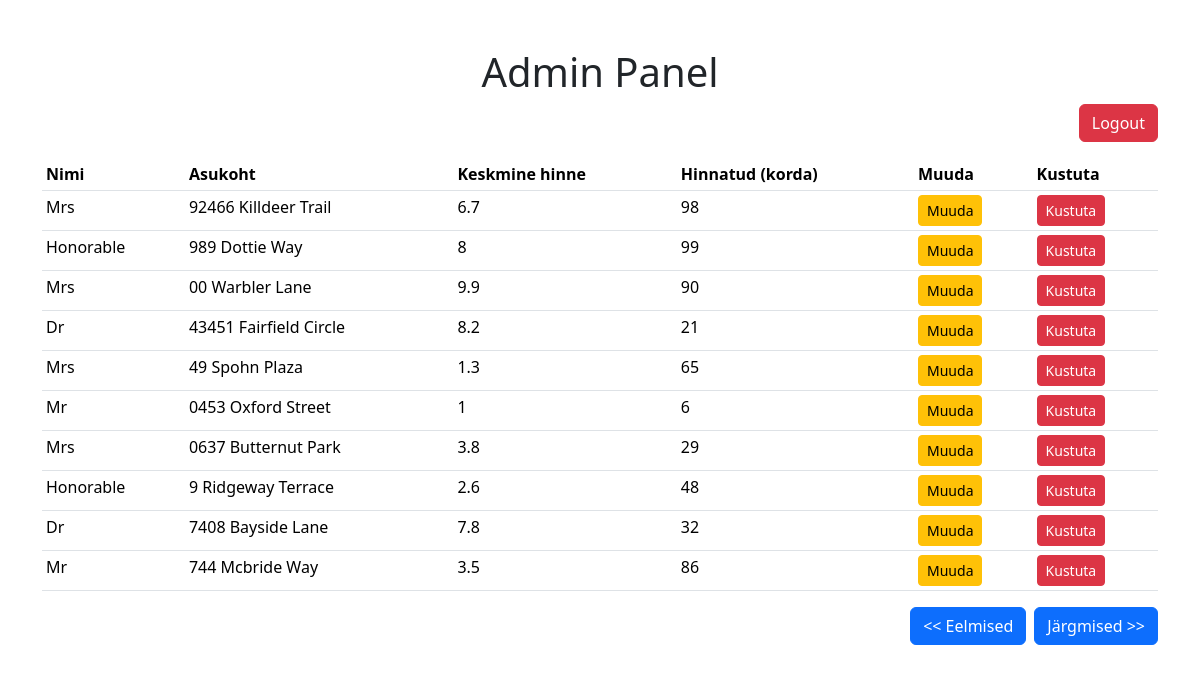
Screenshot of /admin.php?next=30 (signed in) with the database file from the repository.
### tables this page shows
CREATE TABLE `toidukohad` (
  `id` int(6) NOT NULL,
  `nimi` varchar(255) NOT NULL,
  `asukoht` varchar(255) NOT NULL,
  `keskmine_hinne` double NOT NULL,
  `hinnatud` int(6) NOT NULL
);

### admin.php (the view, shortened to what this page needs)
<?php
include('config.php');
$limit = 10;
$start = isset($_GET['next']) ? intval($_GET['next']) : 0;
$prev = max(0, $start - $limit);
if (!empty($_GET["s"])) {
    $search = sanitize($_GET["s"]);
    $query = "SELECT * FROM toidukohad WHERE nimi LIKE '%$search%' LIMIT $start, $limit";
    $count_query = "SELECT COUNT(*) as total FROM toidukohad WHERE nimi LIKE '%$search%'";
} else {
    $query = "SELECT * FROM toidukohad LIMIT $start, $limit";
    $count_query = "SELECT COUNT(*) as total FROM toidukohad";
}
$total_query = mysqli_query($yhendus, $count_query);
$total_records = mysqli_fetch_assoc($total_query)['total'];
$next = $start + $limit;
?>
<!DOCTYPE html>
<html lang="et">
<head>
    <link href="https://cdn.jsdelivr.net/npm/bootstrap@5.3.3/dist/css/bootstrap.min.css" rel="stylesheet">
</head>
<body>
    <div class="container mt-5">
        <h1 class="text-center">Admin Panel</h1>
        <div class="row justify-content-end mb-3">
            <div class="col-auto">
                <a href="logout.php" class="btn btn-danger">Logout</a>
            </div>
        </div>
        <table class="table table-sm">
            <thead>
                <tr>
                    <th>Nimi</th>
                    <th>Asukoht</th>
                    <th>Keskmine hinne</th>
                    <th>Hinnatud (korda)</th>
                    <th>Muuda</th>
                    <th>Kustuta</th>
                </tr>
            </thead>
            <tbody>
            <?php
            $result = mysqli_query($yhendus, $query);
            while ($row = mysqli_fetch_assoc($result)) {
                echo "<tr>";
                echo "<td>" . htmlspecialchars($row['nimi']) . "</td>";
                echo "<td>" . htmlspecialchars($row['asukoht']) . "</td>";
                echo "<td>" . htmlspecialchars($row['keskmine_hinne']) . "</td>";
                echo "<td>" . htmlspecialchars($row['hinnatud']) . "</td>";
                echo "<td><a href=\"muuda.php?id=" . htmlspecialchars($row['id']) . "\" class=\"btn btn-warning btn-sm\">Muuda</a></td>";
                echo "<td><a href=\"?action=delete&id=" . htmlspecialchars($row['id']) . "\" class=\"btn btn-danger btn-sm\" onclick=\"return confirm('Kas oled kindel, et soovid kustutada?')\">Kustuta</a></td>";
                echo "</tr>";
            }
            ?>
            </tbody>
        </table>
        <div class="d-flex justify-content-end">
            <a href="?prev=<?php echo $prev; ?>" class="btn btn-primary <?php if ($start == 0) echo 'disabled'; ?>" role="button" aria-disabled="<?php if ($start == 0) echo 'true'; ?>">&lt;&lt; Eelmised</a>
            <a href="?next=<?php echo $next; ?>" class="btn btn-primary ms-2 <?php if ($start >= $total_records - $limit) echo 'disabled'; ?>" role="button" aria-disabled="<?php if ($start >= $total_records - $limit) echo 'true'; ?>">Järgmised &gt;&gt;</a>
        </div>
    </div>
</body>
</html>

### rows the page displays
toidukohad: nimi "Mrs", asukoht "92466 Killdeer Trail", keskmine_hinne "6.7", hinnatud "98"
toidukohad: nimi "Honorable", asukoht "989 Dottie Way", keskmine_hinne "8", hinnatud "99"
toidukohad: nimi "Mrs", asukoht "00 Warbler Lane", keskmine_hinne "9.9", hinnatud "90"
toidukohad: nimi "Dr", asukoht "43451 Fairfield Circle", keskmine_hinne "8.2", hinnatud "21"
toidukohad: nimi "Mrs", asukoht "49 Spohn Plaza", keskmine_hinne "1.3", hinnatud "65"
toidukohad: nimi "Mr", asukoht "0453 Oxford Street", keskmine_hinne "1", hinnatud "6"
toidukohad: nimi "Mrs", asukoht "0637 Butternut Park", keskmine_hinne "3.8", hinnatud "29"
toidukohad: nimi "Honorable", asukoht "9 Ridgeway Terrace", keskmine_hinne "2.6", hinnatud "48"
toidukohad: nimi "Dr", asukoht "7408 Bayside Lane", keskmine_hinne "7.8", hinnatud "32"
toidukohad: nimi "Mr", asukoht "744 Mcbride Way", keskmine_hinne "3.5", hinnatud "86"
